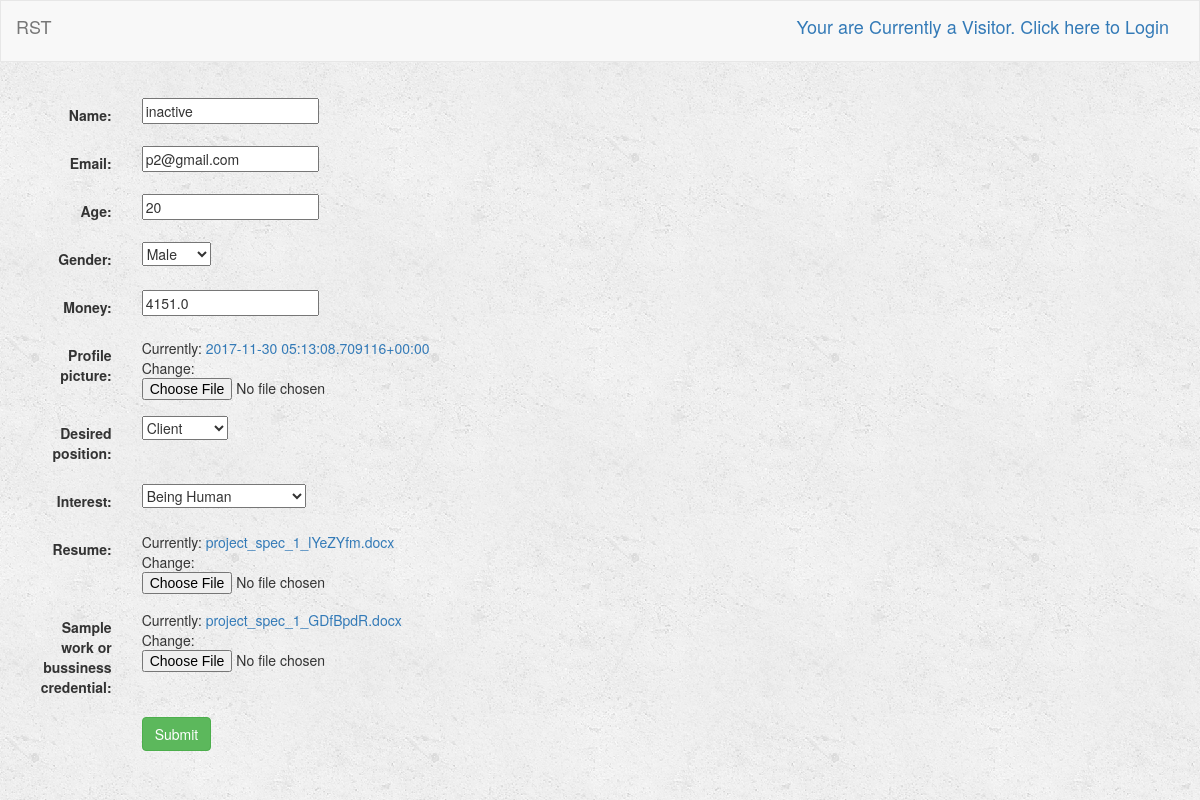
/turk/profile/2/UpdateProfile/2, run on an earlier commit of the app's database.
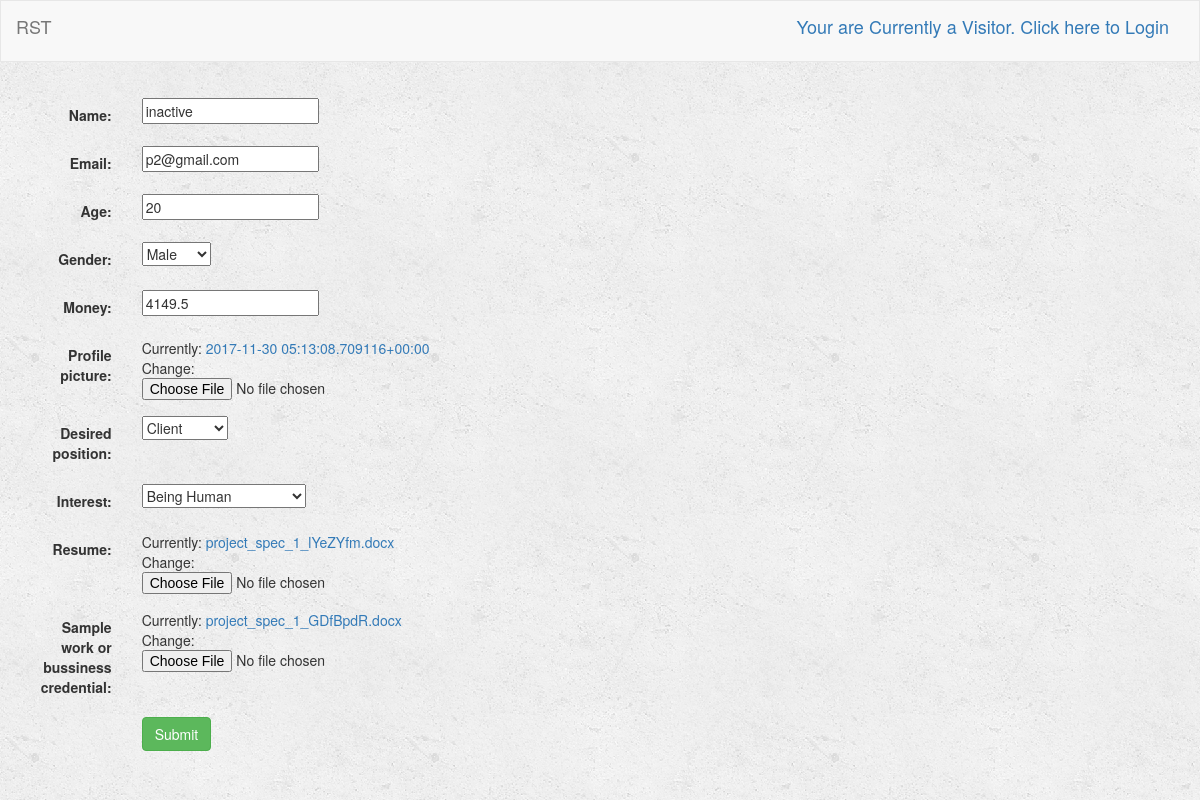
And on a later commit of the database.
### turk/models.py (models this page shows, shortened)
class Profile(models.Model):
    user = models.OneToOneField(User, on_delete=models.CASCADE, default=1)
    name = models.CharField(max_length=250)
    age = models.IntegerField(default=0)
    GENDER_CHOICES = (
        ('Male', 'Male'),
        ('Female', 'Female')
    )
    gender = models.CharField(max_length=6, choices=GENDER_CHOICES, default='Male')
    email = models.CharField(max_length=250)
    resume = models.FileField()
    sample_work_or_bussiness_credential = models.FileField()
    RATING_CHOICES=(
        (1, 1),
        (2, 2),
        (3, 3),
        (4, 4),
        (5, 5),
    )
    rating = models.FloatField(choices=RATING_CHOICES, default=5)
    average_rating = models.FloatField(default=0)       # average of rating RECEIVED by others
    rating_count = models.IntegerField(default=0)       # count of rating RECEIVED by others
    total_rating = models.FloatField(default=0)         # total rating RECEIVED by others
    avg_give_rating = models.FloatField(default=0)      # average of rating GIVEN to others
    total_give_rating = models.FloatField(default=0)    # total of rating GIVEN to others
    total_give_count = models.FloatField(default=0)     # count of rating GIVEN to others
    money = models.FloatField(default=0)
    POSITION_CHOICES=(
        ('Temporary', 'Temporary'),
        ('Client', 'Client'),
        ('Developer', 'Developer'),
    )
    position = models.CharField(max_length=9, choices=POSITION_CHOICES, default='Temporary')
    DESIRED_POSITION_CHOICES=(
        ('Client', 'Client'),
        ('Developer', 'Developer'),
    )
    desired_position = models.CharField(max_length=9, choices=DESIRED_POSITION_CHOICES, default='Client')
    profile_picture = models.ImageField(default='default.png')
    interest = models.TextField()
    isBlackListed = models.BooleanField(default=False)
    INTEREST_CHOICES=(
        ('Being Human', 'Being Human'),
        ('Software Development', 'Software Development'),
        ('Video Games', 'Video Games'),
        ('Social Media', 'Social Media'),
        ('Food', 'Food'),
        ('Party', 'Party'),
        ('Entrepreneurship', 'Entrepreneurship'),
        ('Money', 'Money'),
    )
    interest = MultiSelectField(choices=INTEREST_CHOICES, default="Being Human")
    honor_Early_Bird = models.BooleanField(default=False)
    honor_Hard_Worker = models.BooleanField(default=False)
    honor_MILLIONAIRE = models.BooleanField(default=False)
    honor_Job_Supplier = models.BooleanField(default=False)
    honor_Veteran = models.BooleanField(default=False)
    honor_toohardman = models.BooleanField(default=False)
    honor_Cold_Headed_Tim = models.BooleanField(default=False)
    honor_Novice = models.BooleanField(default=True)
    honor_Normie = models.BooleanField(default=False)
    honor_General = models.BooleanField(default=False)
    honor_Lurker = models.BooleanField(default=False)
    num_early = models.IntegerField(default=0)      # number of time dev delivered early
    money_earned = models.FloatField(default=0)     # amount of money dev made
    num_post = models.IntegerField(default=0)       # number of total posts client posted
    num_post_ex = models.IntegerField(default=0)    # number of expired posts client posted
    acc_created = models.DateTimeField(default=datetime.now())   # date of when acc made
    warn_poor = models.BooleanField(default=False)  # avg rating <=2 for >=5 projects
    warn_eval = models.BooleanField(default=False)  # avg rating to others <2 or >4 for >=8 projects
    warn_final = models.BooleanField(default=False) # final warning, next login = gg

### turk/views.py (the view)
# urls.py: url(r'^profile/(?P<user_id>[0-9]+)/UpdateProfile/(?P<pk>[0-9]+)$', views.UpdateProfile.as_view(),
class UpdateProfile(UpdateView):
    model = Profile
    fields = ['name', 'email', 'age', 'gender', 'money', 'profile_picture', 'desired_position', 'interest', 'resume', 'sample_work_or_bussiness_credential']
    success_url = reverse_lazy('turk:index')

### turk/templates/turk/profile_form.html (shortened to what this page needs)
{% extends 'turk/base.html' %}
{% block body %}
    <div class="container-fluid">
        <div class="row">
            <div class="col-sm-12 col-md-7">
                <div class="=panel panel-default">
                    <div class="panel-body">
                        <form class="form-horizontal" action="" method="post" enctype="multipart/form-data">
                            {% include 'turk/form-template.html' %}
                            <div class="form-group">
                                <div class="col-sm-offset-2 col-sm-10">
                                    <button type="submit" class="btn btn-success">Submit</button>
                                </div>
                            </div>
                        </form>
                    </div>
                </div>
            </div>
        </div>
    </div>
{% endblock %}

### turk/templates/turk/form-template.html (shortened to what this page needs)
{% for field in form %}
    <div class="form-group">
        <div class="col-sm-offset-2 col-sm-10">
        </div>
        <label class="control-label col-sm-2">{{ field.label_tag }}</label>
        <div class="col-sm-10">{{ field }}</div>
    </div>
{% endfor %}

What changed in the data, as far as the page shows it:
changed Profile "inactive": money "4151.0" → "4149.5"
